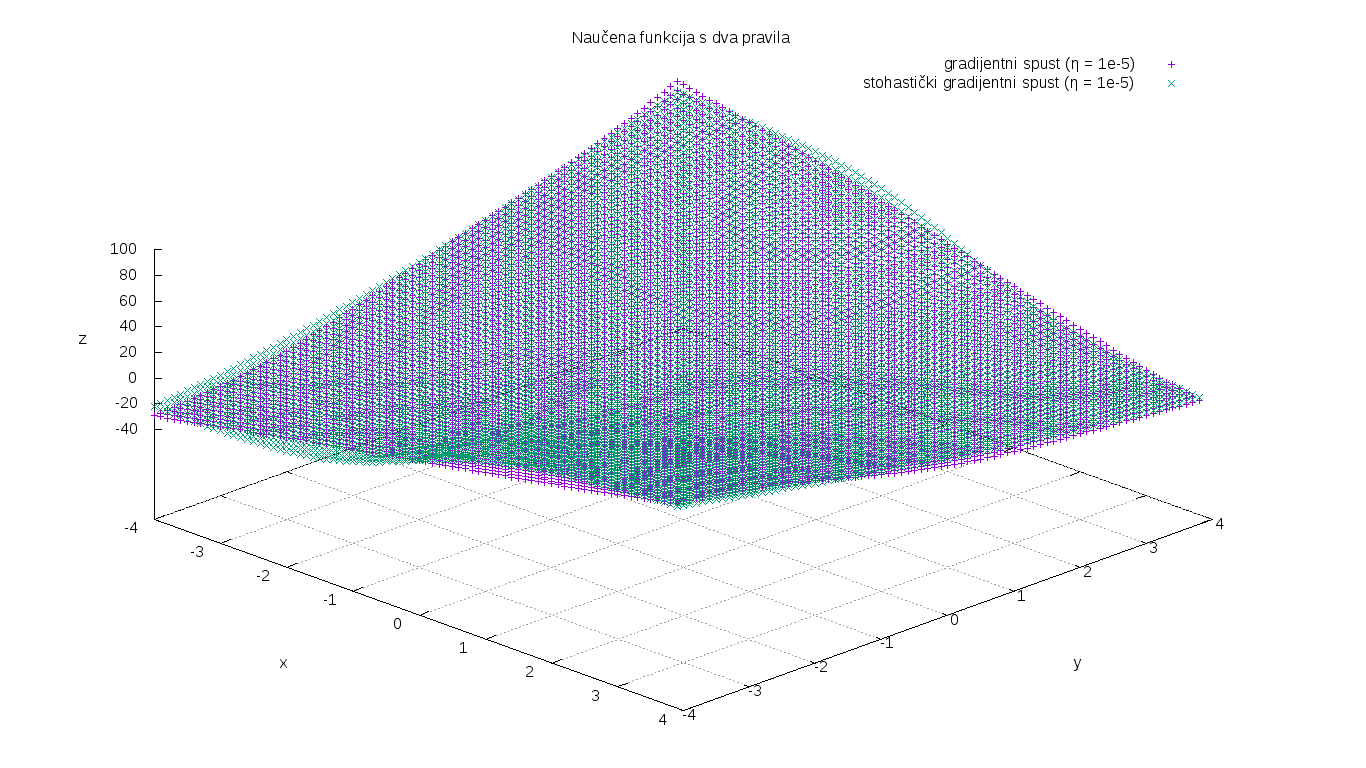

Recreate this plot in gnuplot.
set grid
set title "Naučena funkcija s dva pravila"
set xlabel "x"
set ylabel "y"
set zlabel "z"
set view 45,45
set terminal png size 1366,768
set output "task_04b.png"
splot [-4:4] [-4:4] "task_04_gd_2.txt"  title "gradijentni spust (η = 1e-5)", \
                    "task_04_ogd_2.txt" title "stohastički gradijentni spust (η = 1e-5)"